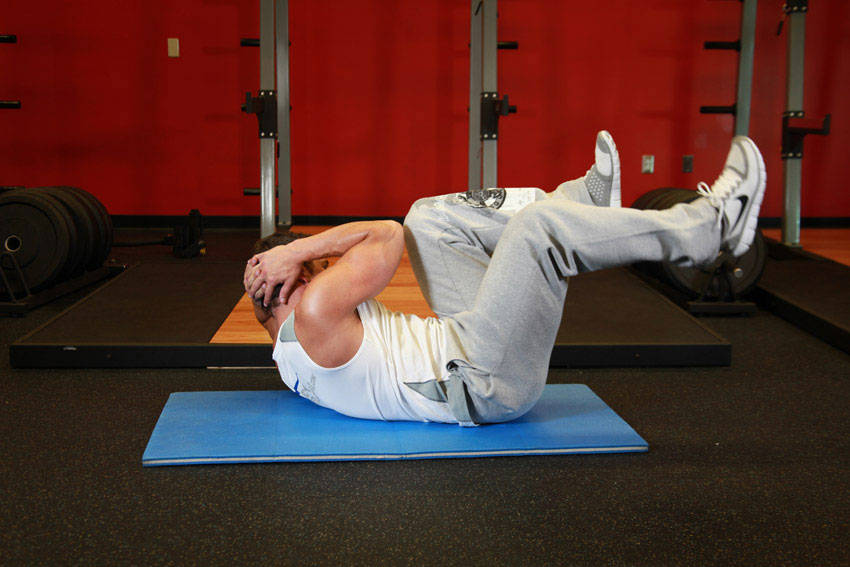
#> input picture media/exercises/air_bike_2.jpg, 850 x 567 px
$ python -i gen_site_exercise_images.py   (imports and definitions only)
#> lines starting #> are read from the running program, lines starting #| are printed output that depends on the picture
#> further down, picture is the input picture: PIL image 850x567 RGB; mean R, G, B 88.3, 53.1, 47.6
"""Копии кадров упражнений для сайта: `media/site/ex/<слаг>_<кадр>-<ширина>.{avif,webp}`.

Исходники — пары кадров free-exercise-db (`media/exercises/<слаг>_1.jpg` и
`_2.jpg`, 850×567, общественное достояние), те же, что у бота. На сайте
они показываются не шире своего размера и в нашей палитре:

- кадр 4:3 по центру (из 850×567 — 756×567, без растяжения);
- лёгкая резкость (UnsharpMask) — исходники мягкие;
- тёплый тон: чуть больше красного, чуть меньше синего, контраст +4% —
  чтобы фото не выпадали из тёмно-янтарной страницы;
- ширины 360 (карточка, 1×) и 720 (карточка 2× и страница техники);
  720 — меньше исходных 756, то есть картинка никогда не растягивается;
- AVIF и WebP, качество 82 (AVIF — 60: у него шкала другая, на глаз то же).

На странице списка — один кадр (конечное положение, `_2`), на странице
техники — оба. Упражнения без своей страницы, которые сайт показывает
карточкой (замены, «мышца × снаряд», дни шаблонов — seo_catalog.card_identities),
получают только конечный кадр шириной 360 — карточке хватает, а репозиторий
не раздувается. Готовые файлы не перезаписываются: AVIF
кодируется не побайтно одинаково, а пересохранённые кадры — шум в истории.
Запуск после добавления упражнения в seo_pages.EXERCISES или в каталог:

    python scripts/gen_site_exercise_images.py
"""

from __future__ import annotations

import os
import sys

from PIL import Image, ImageEnhance, ImageFilter

ROOT = os.path.dirname(os.path.dirname(os.path.abspath(__file__)))
sys.path.insert(0, ROOT)
SRC = os.path.join(ROOT, "media", "exercises")
OUT = os.path.join(ROOT, "media", "site", "ex")
WIDTHS = (360, 720)
QUALITY = {"webp": 82, "avif": 60}


def grade(img: Image.Image) -> Image.Image:
    img = img.convert("RGB")
    w, h = img.size
#> w = 850; h = 567
    target_w = min(w, round(h * 4 / 3))
#> target_w = 756
    left = (w - target_w) // 2
#> left = 47
    img = img.crop((left, 0, left + target_w, h))
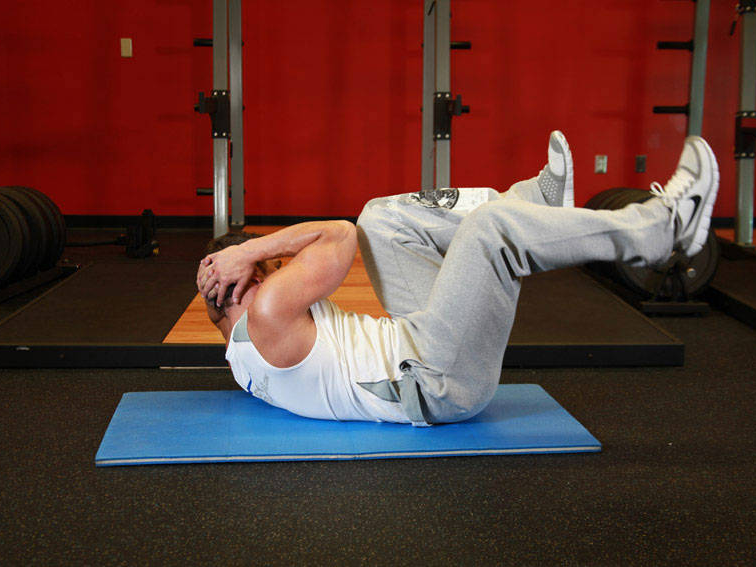
#> img: PIL image 756x567 RGB; mean R, G, B 92.4, 57.2, 52
    r, g, b = img.split()
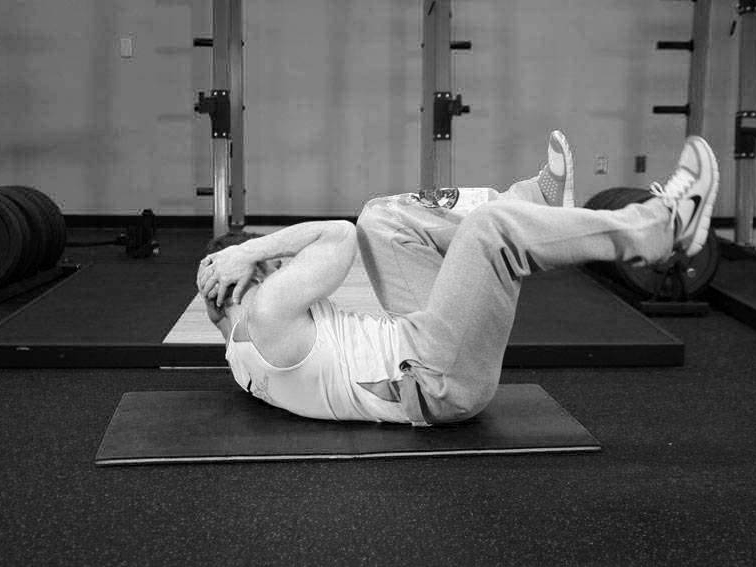
#> r: PIL image 756x567 L; min 0, max 255, mean 92.4
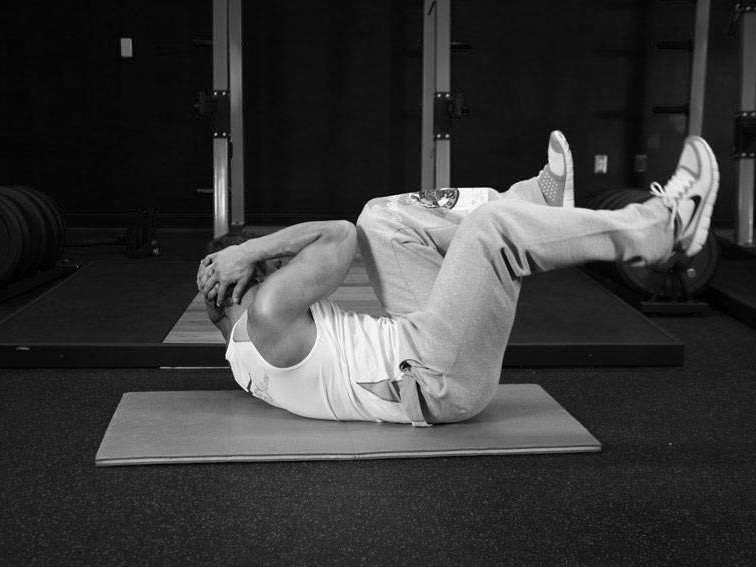
#> g: PIL image 756x567 L; min 0, max 255, mean 57.2
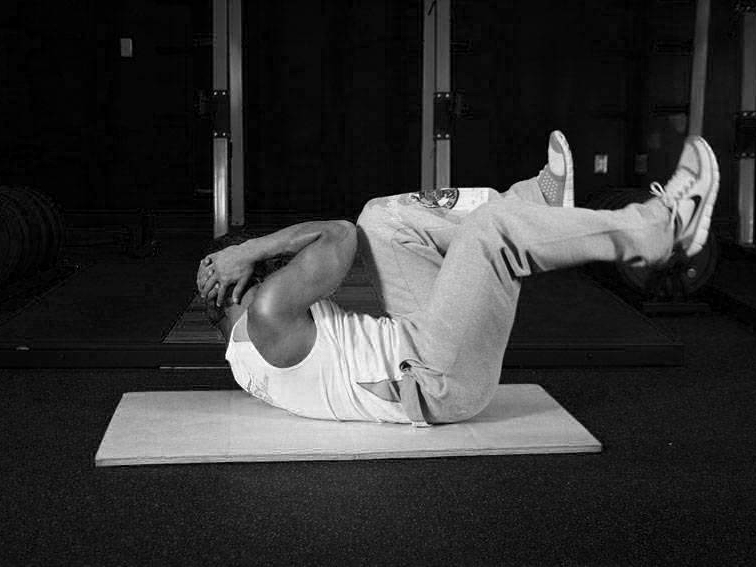
#> b: PIL image 756x567 L; min 0, max 255, mean 52
    r = r.point(lambda v: min(255, round(v * 1.04)))
    b = b.point(lambda v: round(v * 0.95))
    img = Image.merge("RGB", (r, g, b))
    return ImageEnhance.Contrast(img).enhance(1.04)


def main() -> int:
    import db  # noqa: F401 — seed_data тянет db, а seo_pages — seed_data
    import exercise_media
    import seo_catalog
    import seo_pages

    os.makedirs(OUT, exist_ok=True)
    count = 0
    jobs = [(slug, (1, 2), WIDTHS) for _url, slug in seo_pages.EXERCISES]
    jobs += [(exercise_media.EXERCISE_IMAGE_SLUGS[name], (2,), WIDTHS[:1]) for name in seo_catalog.card_identities()]
    for slug, frames, widths in jobs:
        for frame in frames:
            src = os.path.join(SRC, exercise_media.frame_name(slug, frame))
            base = grade(Image.open(src))
            for width in widths:
                if frame == 1 and width == 360:
                    continue  # стартовый кадр на карточках не показывается
                height = round(width * 3 / 4)
                img = base.resize((width, height), Image.LANCZOS)
                img = img.filter(ImageFilter.UnsharpMask(radius=1.1, percent=70, threshold=2))
                for fmt, q in QUALITY.items():
                    if os.path.exists(os.path.join(OUT, f"{slug}_{frame}-{width}.{fmt}")):
                        continue
                    img.save(os.path.join(OUT, f"{slug}_{frame}-{width}.{fmt}"), quality=q, method=6 if fmt == "webp" else None)
                    count += 1
    print(f"{count} files in {OUT}", file=sys.stderr)
    return 0


# [2 lines not run here, left out]

>>> from PIL import Image
>>> picture = Image.open('../media/exercises/air_bike_2.jpg')
>>> result = grade(picture)

$ run again, on media/exercises/barbell_ab_rollout_r2_1.jpg
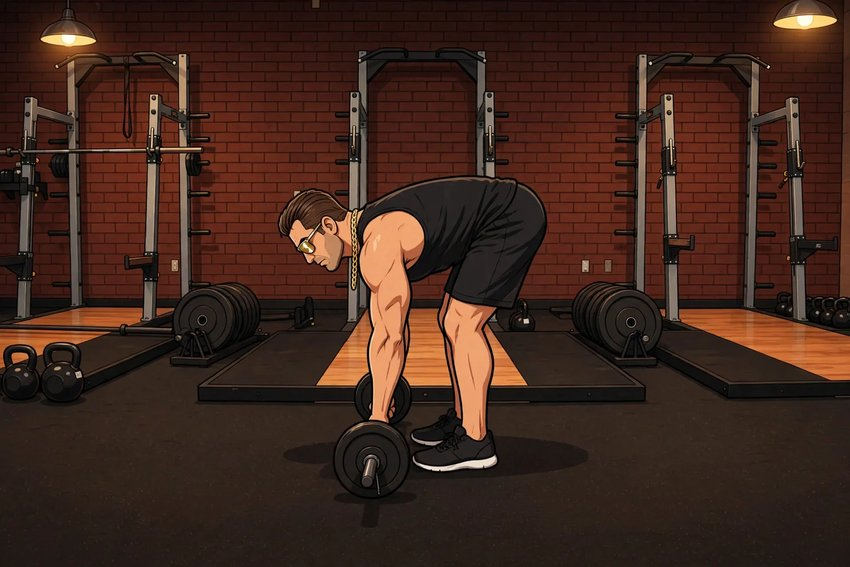
#> input picture media/exercises/barbell_ab_rollout_r2_1.jpg, 850 x 567 px
#> picture is the input picture: PIL image 850x567 RGB; mean R, G, B 64.6, 39.1, 29.2
#> in grade, `r, g, b = img.split()`:
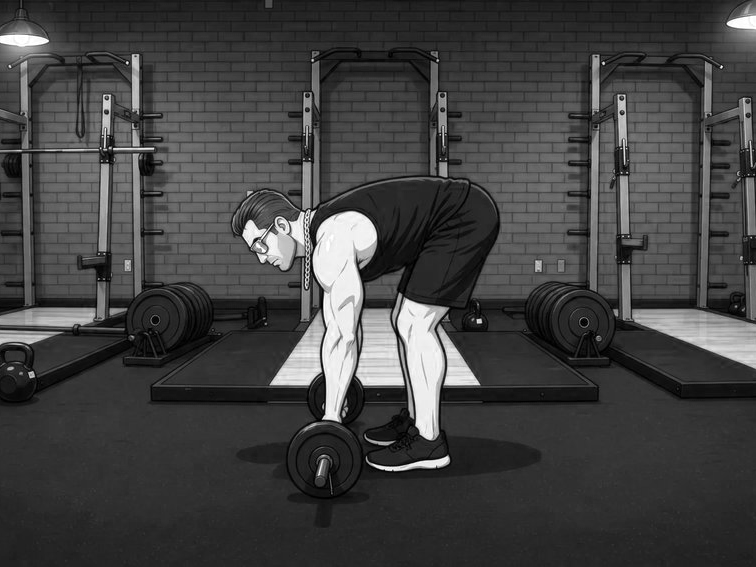
#> r: PIL image 756x567 L; min 0, max 255, mean 65.4
#> in grade, `r, g, b = img.split()`:
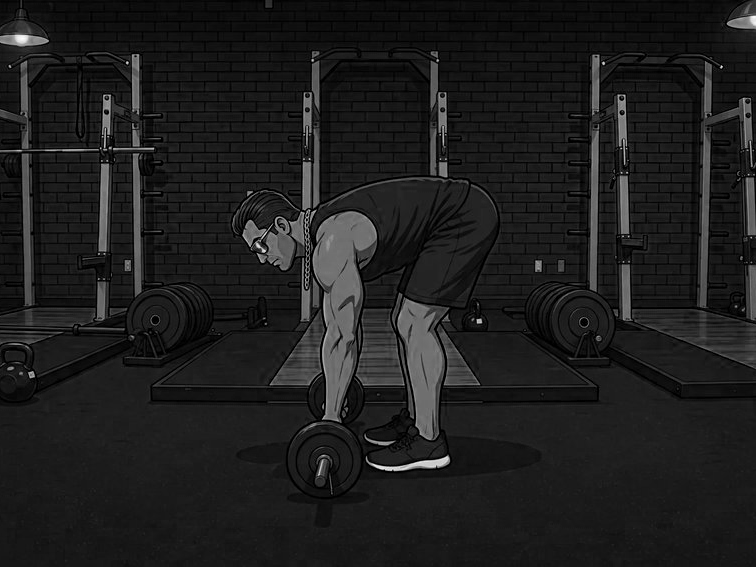
#> b: PIL image 756x567 L; min 0, max 253, mean 29.7

$ run again, on media/exercises/barbell_curl_r2_2.jpg
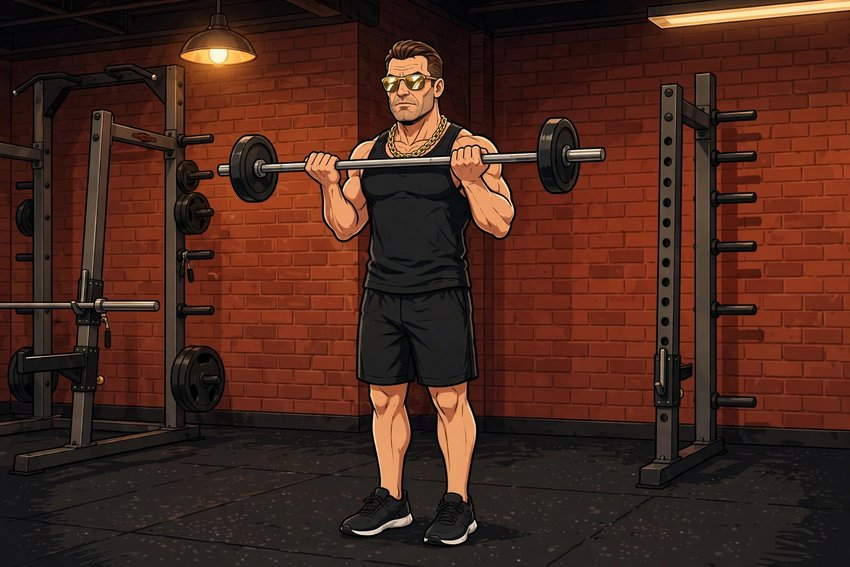
#> input picture media/exercises/barbell_curl_r2_2.jpg, 850 x 567 px
#> picture is the input picture: PIL image 850x567 RGB; mean R, G, B 73.2, 39, 28.5
#> in grade, `r, g, b = img.split()`:
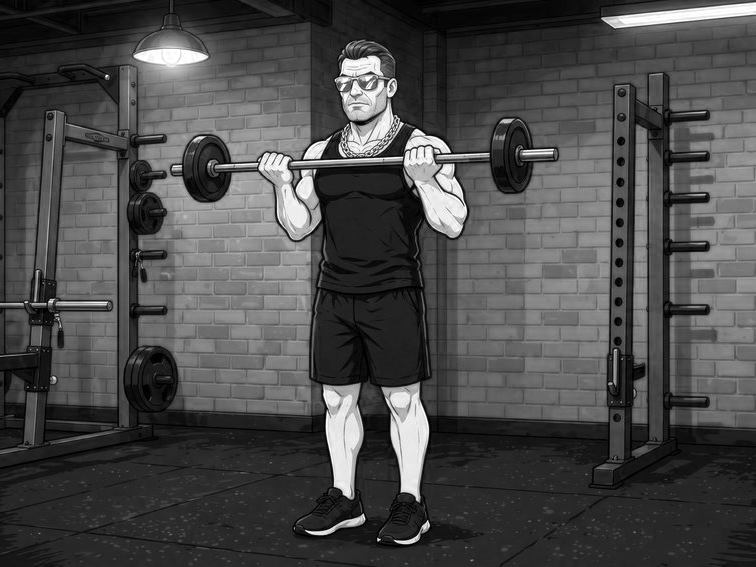
#> r: PIL image 756x567 L; min 0, max 255, mean 74
#> in grade, `r, g, b = img.split()`:
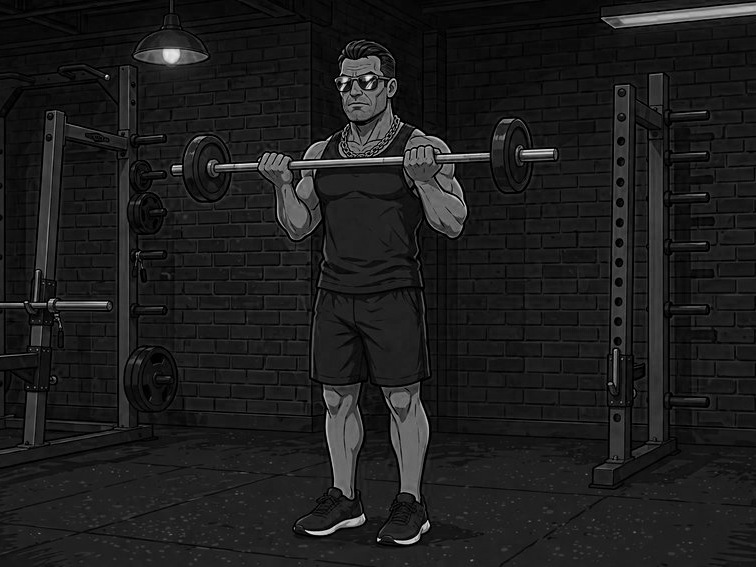
#> b: PIL image 756x567 L; min 0, max 247, mean 29

$ run again, on media/exercises/barbell_hack_squat_r2_1.jpg
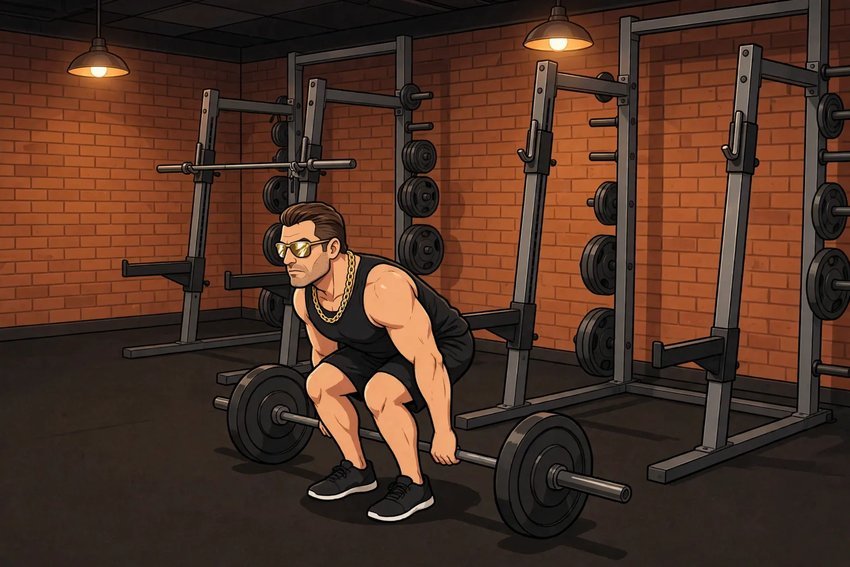
#> input picture media/exercises/barbell_hack_squat_r2_1.jpg, 850 x 567 px
#> picture is the input picture: PIL image 850x567 RGB; mean R, G, B 79.9, 50.8, 36.8
#> in grade, `r, g, b = img.split()`:
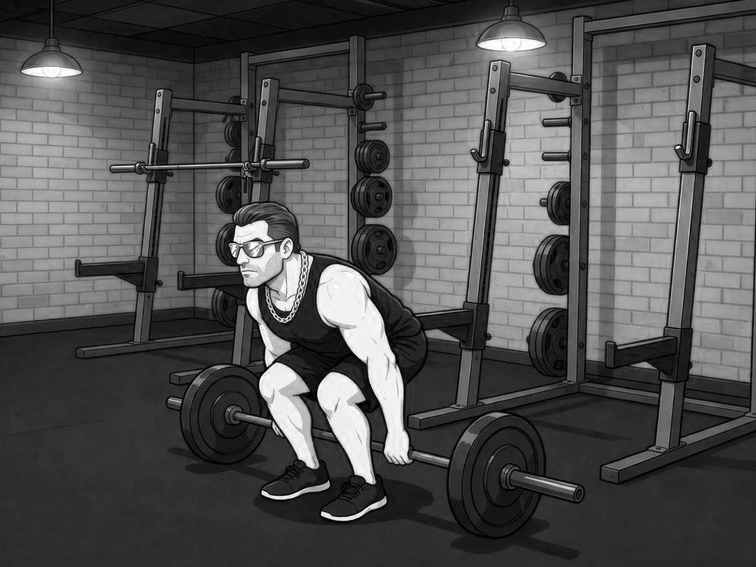
#> r: PIL image 756x567 L; min 0, max 255, mean 81.4
#> in grade, `r, g, b = img.split()`:
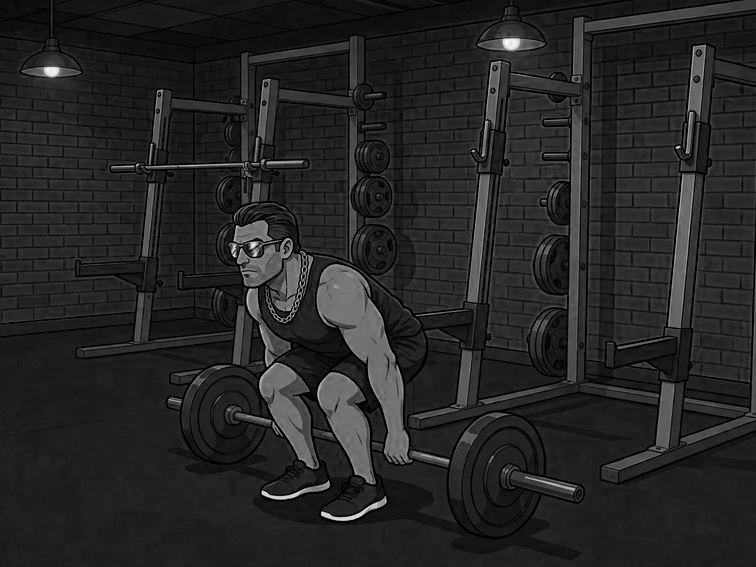
#> b: PIL image 756x567 L; min 0, max 255, mean 37.3
